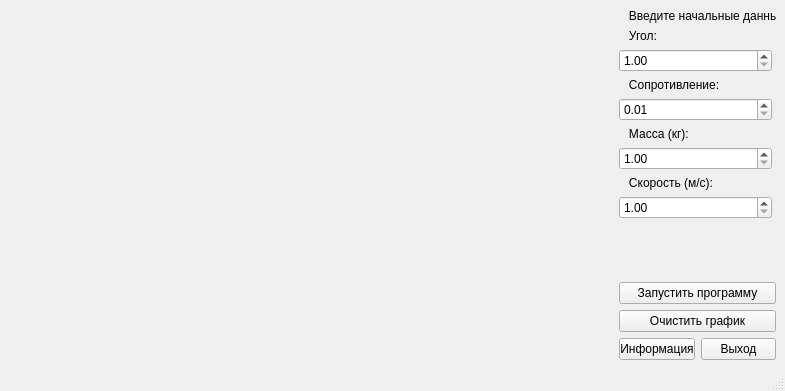
<?xml version="1.0" encoding="UTF-8"?>
<ui version="4.0">
 <class>MainWindow</class>
 <widget class="QMainWindow" name="MainWindow">
  <property name="geometry">
   <rect>
    <x>0</x>
    <y>0</y>
    <width>785</width>
    <height>391</height>
   </rect>
  </property>
  <property name="windowTitle">
   <string>MainWindow</string>
  </property>
  <widget class="QWidget" name="centralwidget">
   <layout class="QGridLayout" name="gridLayout">
    <item row="0" column="0">
     <widget class="QCustomPlot" name="widget" native="true">
      <property name="minimumSize">
       <size>
        <width>600</width>
        <height>100</height>
       </size>
      </property>
      <property name="baseSize">
       <size>
        <width>600</width>
        <height>100</height>
       </size>
      </property>
     </widget>
    </item>
    <item row="0" column="1">
     <layout class="QVBoxLayout" name="verticalLayout_5">
      <item>
       <layout class="QVBoxLayout" name="verticalLayout_4">
        <item>
         <widget class="QLabel" name="label_4">
          <property name="minimumSize">
           <size>
            <width>153</width>
            <height>0</height>
           </size>
          </property>
          <property name="maximumSize">
           <size>
            <width>157</width>
            <height>16777215</height>
           </size>
          </property>
          <property name="text">
           <string>   Введите начальные данные:</string>
          </property>
         </widget>
        </item>
        <item>
         <layout class="QVBoxLayout" name="verticalLayout_3">
          <item>
           <layout class="QVBoxLayout" name="verticalLayout">
            <item>
             <widget class="QLabel" name="label_3">
              <property name="maximumSize">
               <size>
                <width>153</width>
                <height>16777215</height>
               </size>
              </property>
              <property name="text">
               <string>   Угол:</string>
              </property>
             </widget>
            </item>
            <item>
             <widget class="QDoubleSpinBox" name="angle">
              <property name="maximumSize">
               <size>
                <width>153</width>
                <height>16777215</height>
               </size>
              </property>
              <property name="minimum">
               <double>1.000000000000000</double>
              </property>
              <property name="maximum">
               <double>90.000000000000000</double>
              </property>
             </widget>
            </item>
           </layout>
          </item>
          <item>
           <layout class="QVBoxLayout" name="verticalLayout_7">
            <item>
             <widget class="QLabel" name="label_6">
              <property name="maximumSize">
               <size>
                <width>153</width>
                <height>16777215</height>
               </size>
              </property>
              <property name="text">
               <string>   Сопротивление:</string>
              </property>
             </widget>
            </item>
            <item>
             <widget class="QDoubleSpinBox" name="resistance">
              <property name="maximumSize">
               <size>
                <width>153</width>
                <height>16777215</height>
               </size>
              </property>
              <property name="minimum">
               <double>0.010000000000000</double>
              </property>
              <property name="maximum">
               <double>1.000000000000000</double>
              </property>
             </widget>
            </item>
           </layout>
          </item>
          <item>
           <layout class="QVBoxLayout" name="verticalLayout_6">
            <item>
             <widget class="QLabel" name="label_5">
              <property name="maximumSize">
               <size>
                <width>153</width>
                <height>16777215</height>
               </size>
              </property>
              <property name="text">
               <string>   Масса (кг):</string>
              </property>
             </widget>
            </item>
            <item>
             <widget class="QDoubleSpinBox" name="mass">
              <property name="maximumSize">
               <size>
                <width>153</width>
                <height>16777215</height>
               </size>
              </property>
              <property name="minimum">
               <double>1.000000000000000</double>
              </property>
              <property name="maximum">
               <double>100.000000000000000</double>
              </property>
             </widget>
            </item>
           </layout>
          </item>
          <item>
           <layout class="QVBoxLayout" name="verticalLayout_2">
            <item>
             <widget class="QLabel" name="label_2">
              <property name="maximumSize">
               <size>
                <width>153</width>
                <height>16777215</height>
               </size>
              </property>
              <property name="text">
               <string>   Скорость (м/с):</string>
              </property>
             </widget>
            </item>
            <item>
             <widget class="QDoubleSpinBox" name="speed">
              <property name="maximumSize">
               <size>
                <width>153</width>
                <height>16777215</height>
               </size>
              </property>
              <property name="minimum">
               <double>1.000000000000000</double>
              </property>
              <property name="maximum">
               <double>100.000000000000000</double>
              </property>
             </widget>
            </item>
            <item>
             <spacer name="verticalSpacer">
              <property name="orientation">
               <enum>Qt::Vertical</enum>
              </property>
              <property name="sizeHint" stdset="0">
               <size>
                <width>10</width>
                <height>20</height>
               </size>
              </property>
             </spacer>
            </item>
           </layout>
          </item>
         </layout>
        </item>
        <item>
         <widget class="QPushButton" name="zapusk">
          <property name="maximumSize">
           <size>
            <width>157</width>
            <height>16777215</height>
           </size>
          </property>
          <property name="text">
           <string>Запустить программу</string>
          </property>
         </widget>
        </item>
        <item>
         <widget class="QPushButton" name="clearr">
          <property name="maximumSize">
           <size>
            <width>157</width>
            <height>16777215</height>
           </size>
          </property>
          <property name="text">
           <string>Очистить график</string>
          </property>
         </widget>
        </item>
        <item>
         <layout class="QHBoxLayout" name="horizontalLayout">
          <item>
           <widget class="QPushButton" name="informationn">
            <property name="maximumSize">
             <size>
              <width>76</width>
              <height>16777215</height>
             </size>
            </property>
            <property name="text">
             <string>Информация</string>
            </property>
           </widget>
          </item>
          <item>
           <widget class="QPushButton" name="close">
            <property name="maximumSize">
             <size>
              <width>75</width>
              <height>16777215</height>
             </size>
            </property>
            <property name="text">
             <string>Выход</string>
            </property>
           </widget>
          </item>
         </layout>
        </item>
       </layout>
      </item>
     </layout>
    </item>
   </layout>
  </widget>
  <widget class="QStatusBar" name="statusbar"/>
 </widget>
 <customwidgets>
  <customwidget>
   <class>QCustomPlot</class>
   <extends>QWidget</extends>
   <header>qcustomplot.h</header>
   <container>1</container>
  </customwidget>
 </customwidgets>
 <resources/>
 <connections>
  <connection>
   <sender>close</sender>
   <signal>clicked()</signal>
   <receiver>MainWindow</receiver>
   <slot>close()</slot>
   <hints>
    <hint type="sourcelabel">
     <x>680</x>
     <y>32</y>
    </hint>
    <hint type="destinationlabel">
     <x>680</x>
     <y>49</y>
    </hint>
   </hints>
  </connection>
 </connections>
</ui>
